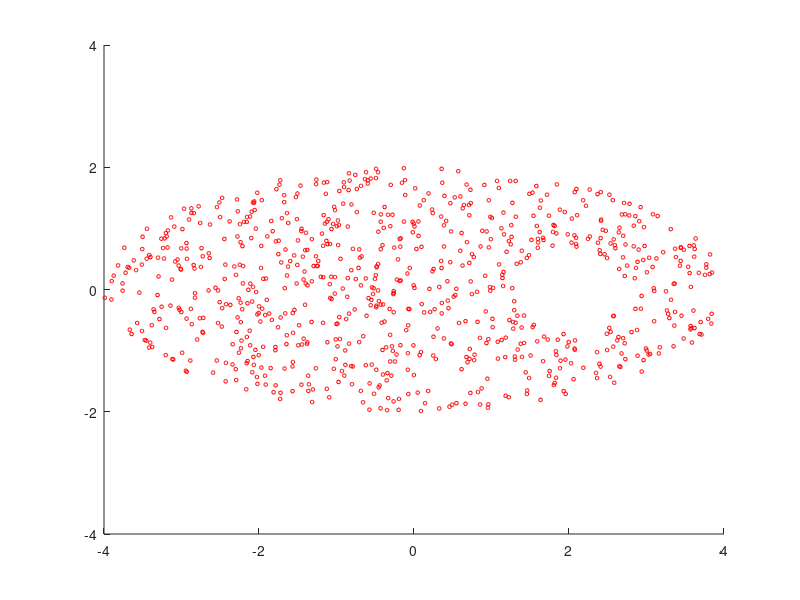

This figure's MATLAB source:
% Programa do disco
function main
clc
clear all
close all
xc=2;
yc=0;
a=4;
b=2;
r=0.5;
res1=montedocarlos(xc,yc,r,a,b,10);
res2=montedocarlos(xc,yc,r,a,b,100);
res3=montedocarlos(xc,yc,r,a,b,1000);

end
function  [massa xcm ycm Vdisco]= montedocarlos(xc,yc,r,a,b,n)


xlen=a*2;
ylen=b*2;
zlen=0.2;

ro=0.0074;

figure(1)
hold on
axis([-a a -a a])
%ellipse(a,b,0,0,0);
%ellipse(r,r,0,xc,yc);

Sro=0; Sro2=0; Sx=0; Sx2=0; Sy=0; Sy2=0; Sz=0; Sz2=0;

for k=1:n
    X=-a+xlen*rand(1);
    Y=-b+ylen*rand(1);
    Z=zlen*rand(1);

   
    if((((X)/4)^2+((Y)/2)^2<=1) & ((X-xc)^2+(Y-yc)^2>=r))
        Sro=Sro+ro;
        Sro2=Sro2+ro^2;
        Sx=Sx+ro*X;
        Sx2=Sx2+(ro*X)^2;
        Sy=Sy+ro*Y;
        Sy2=Sy2+(ro*Y)^2;
        Sz=Sz+ro*Z;
        Sz2=Sz2+(ro*Z)^2;
        scatter(X,Y,7,'r');
    end
    
end

Sro=Sro/n;
Sro2=Sro2/n;
Sx=Sx/n; Sx2=Sx2/n;
Sy=Sy/n; Sy2=Sy2/n;
Sz=Sz/n; Sz2=Sz2/n;

V=xlen*ylen*zlen;
massa=V*Sro;
erro=V*sqrt((Sro2-Sro^2)/n);
Vdisco=massa/ro;

%centro de massa
XCM=V*Sx/massa; errox=V*sqrt((Sx2-Sx^2)/n);
YCM=V*Sy/massa; erroy=V*sqrt((Sy2-Sy^2)/n);
ZCM=V*Sz/massa; erroz=V*sqrt((Sz2-Sz^2)/n);

fprintf('n=%d \n Volume do disco=%.4f cm^3 \t Massa=%.4f \t Erro=%.4f (Erro relativo=%.4f )\n ', n, Vdisco, massa, erro, erro/Vdisco)
fprintf('Centro de massa: \n\tx=%.4f cm +- %.4f  \n\ty=%.4f cm +- %.4f \n\tz=%.4f cm +- %.4f \n',XCM, errox, YCM, erroy, ZCM,erroz)

end